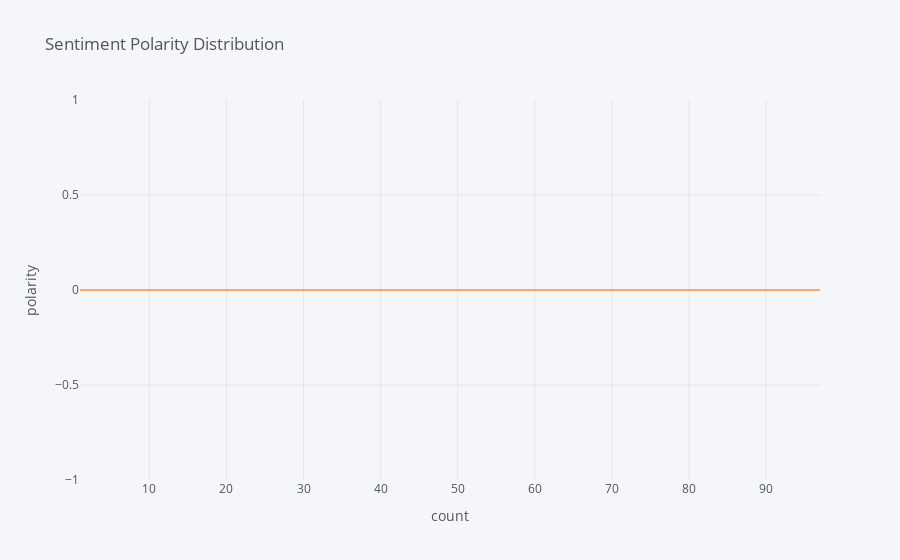

Notebook source saved alongside this figure:
### Code cell
df['content_polarity'].iplot(kind='scatter', xTitle = 'count', yTitle= 'polarity',  title = 'Sentiment Polarity Distribution')

### Figure 1 — Plotly figure (JSON) as saved in the notebook; plotly's stock layout.template omitted (floating-point values rounded to 4 significant figures)
{"data": [{"line": {"color": "rgba(255, 153, 51, 1.0)", "dash": "solid", "shape": "linear", "width": 1.3}, "mode": "lines", "name": "content_polarity", "text": "", "type": "scatter", "x": [1, 2, 3, 4, 5, 6, 7, 8, 9, 10, 11, 12, 13, 14, 15, 16, 18, 19, 20, 21, 22, 23, 24, 25, 26, 27, 28, 29, 30, 31, 32, 33, 34, 35, 36, 37, 38, 39, 40, 41, 42, 43, 44, 45, 46, 47, 48, 49, 50, 51, 52, 53, 54, 55, 56, 57, 58, 59, 60, 61, 62, 63, 64, 65, 66, 67, 69, 70, 71, 72, 73, 74, 75, 76, 77, 78, 79, 80, 81, 82, 83, 84, 85, 86, 87, 88, 89, 91, 92, 93, 94, 95, 96, 97], "y": [0, 0, 0, 0, 0, 0, 0, 0, 0, 0, 0, 0, 0, 0, 0, 0, 0, 0, 0, 0, 0, 0, 0, 0, 0, 0, 0, 0, 0, 0, 0, 0, 0, 0, 0, 0, 0, 0, 0, 0, 0, 0, 0, 0, 0, 0, 0, 0, 0, 0, 0, 0, 0, 0, 0, 0, 0, 0, 0, 0, 0, 0, 0, 0, 0, 0, 0, 0, 0, 0, 0, 0, 0, 0, 0, 0, 0, 0, 0, 0, 0, 0, 0, 0, 0, 0, 0, 0, 0, 0, 0, 0, 0, 0]}], "layout": {"legend": {"bgcolor": "#F5F6F9", "font": {"color": "#4D5663"}}, "paper_bgcolor": "#F5F6F9", "plot_bgcolor": "#F5F6F9", "title": {"font": {"color": "#4D5663"}, "text": "Sentiment Polarity Distribution"}, "xaxis": {"gridcolor": "#E1E5ED", "showgrid": true, "tickfont": {"color": "#4D5663"}, "title": {"font": {"color": "#4D5663"}, "text": "count"}, "zerolinecolor": "#E1E5ED"}, "yaxis": {"gridcolor": "#E1E5ED", "showgrid": true, "tickfont": {"color": "#4D5663"}, "title": {"font": {"color": "#4D5663"}, "text": "polarity"}, "zerolinecolor": "#E1E5ED"}}}
